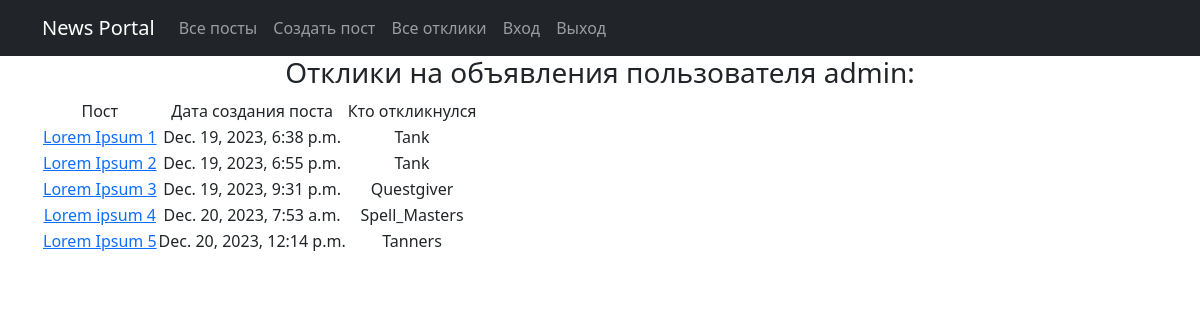
The page /post/response/ (signed in) on the database its author committed.
### app/models.py (models this page shows, shortened)
class Post(models.Model):
    author = models.ForeignKey(Author, on_delete=models.CASCADE)
    category = models.CharField(max_length=30, choices=POST_CATEGORY, default=Tank)
    headline = models.CharField(max_length=100)
    text = models.TextField(max_length=1000)
    time_create = models.DateTimeField(auto_now_add=True)
    response = models.ManyToManyField(User)

### app/views.py (the view)
# urls.py: path('response/', ResponseList.as_view(), name='response_list')
class ResponseList(LoginRequiredMixin, ListView):
    permission_required = ('NewsPortal.app')
    model = Post
    template_name = 'flatpages/response.html'
    context_object_name = 'response'

### templates/flatpages/response.html (shortened to what this page needs)
{% extends 'flatpages/default.html' %}
{% block content %}
    <h3>Отклики на объявления пользователя {{request.user.username}}:</h3>
    {% if response %}
        <table>
            <tr>
                <td>Пост</td>
                <td>Дата создания поста</td>
                <td>Кто откликнулся</td>
            </tr>
            {% for resp in response %}
                {% if request.user.id == resp.author.id %}
                    <tr>
                        <td><a href="{% url 'post_detail' resp.id %}">{{ resp.headline }}</a></td>
                        <td>{{ resp.time_create }}</td>
                        <td>{{ resp.category }}</td>
                    </tr>
                {% endif %}
            {% endfor %}
        </table>
    {% else %}
        <h2>Новостей нет!</h2>
    {% endif %}
{% endblock content %}

### rows shown on the page
Post: headline "Lorem Ipsum 1", time_create "Dec. 19, 2023, 6:38 p.m.", category "Tank"
Post: headline "Lorem Ipsum 2", time_create "Dec. 19, 2023, 6:55 p.m.", category "Tank"
Post: headline "Lorem Ipsum 3", time_create "Dec. 19, 2023, 9:31 p.m.", category "Questgiver"
Post: headline "Lorem ipsum 4", time_create "Dec. 20, 2023, 7:53 a.m.", category "Spell_Masters"
Post: headline "Lorem Ipsum 5", time_create "Dec. 20, 2023, 12:14 p.m.", category "Tanners"

### other values the page prints
{{ request.user.username }} "admin"
